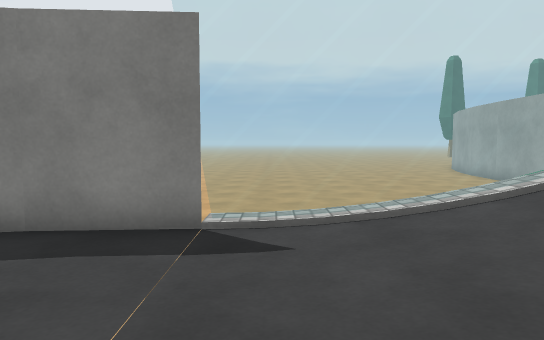
[1] (above)

12 first-person views from a walk through a scene from a Unity 3-D project. The camera is 1.2 m above the floor, tilts 4° down and sees 70° across. The floor is counted in squares, 1 m on a side. Each view is taken from the middle of a square. On the plan, view 1 faces up. The plan holds only what a view shows up to about 15 squares ahead; the rest is blank. The place goes on beyond the plan. Surface patterns are stand-ins for the level's own textures.

[2]
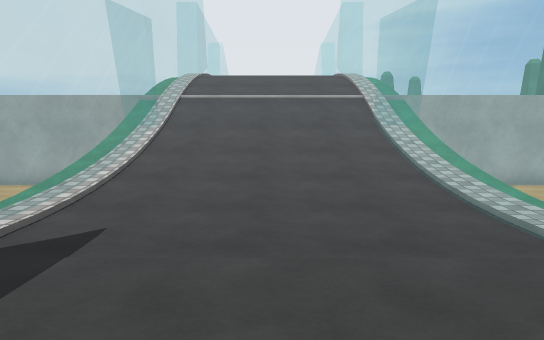

[3]
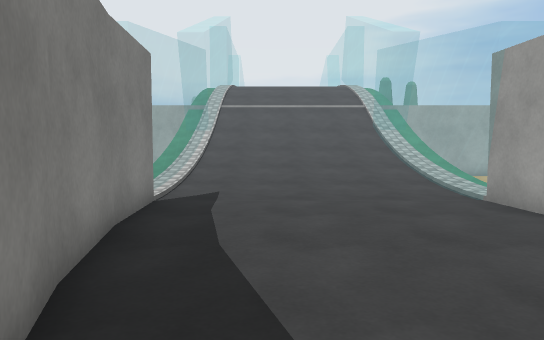

[4]
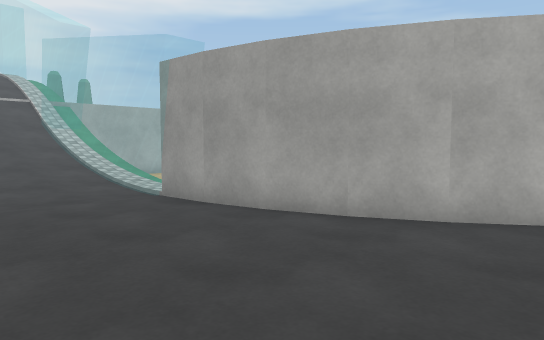

[5]
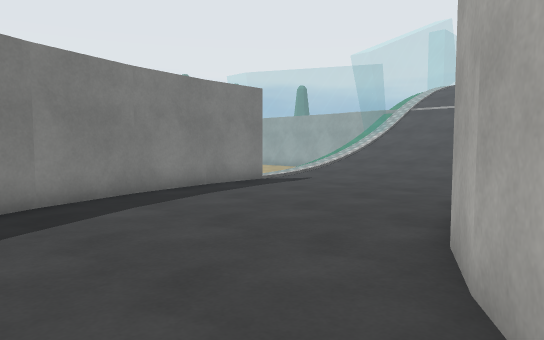

[6]
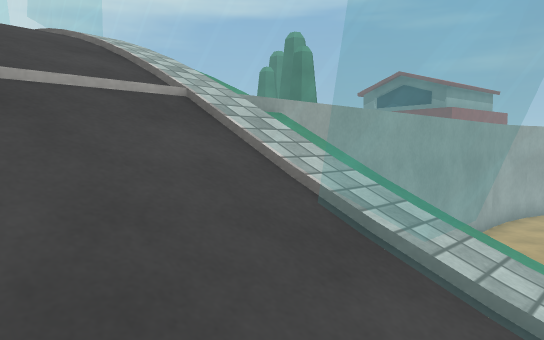

[7]
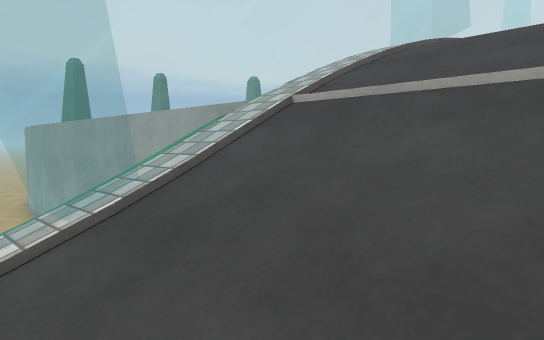

[8]
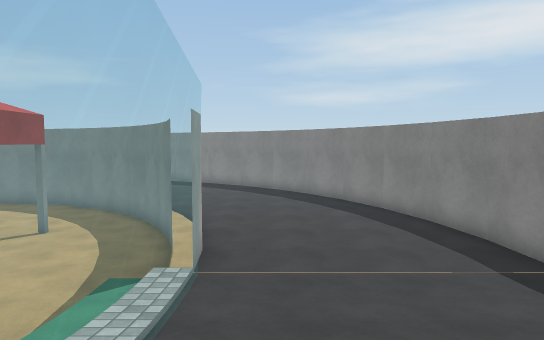

[9]
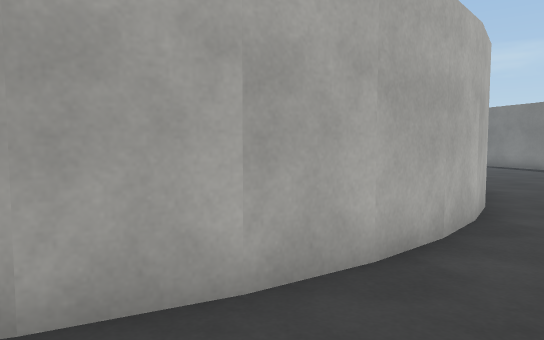

[10]
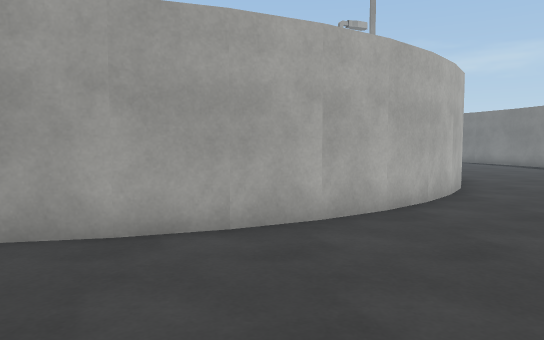

[11]
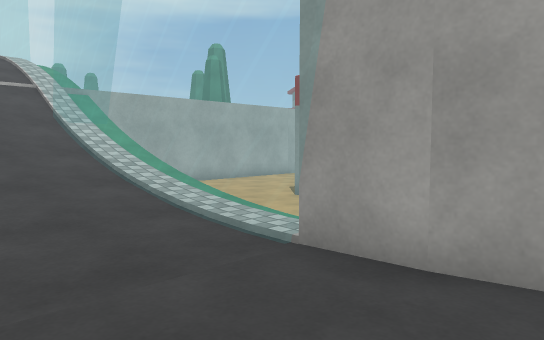

[12]
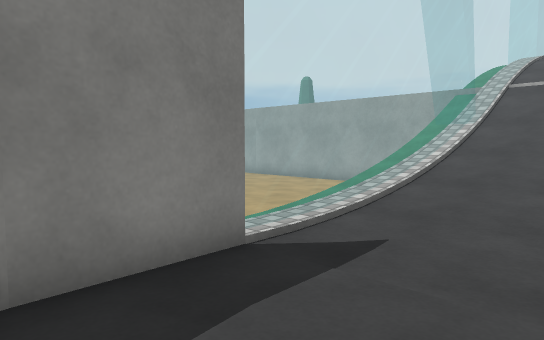

### Floor plan
Key: @ floor where view 1 was taken; # wall or solid block; . main floor; : floor 0.5 m higher than the main floor; + floor 0.75 m higher than the main floor; / step, stairs or slope; = window, fence, low wall or low ledge; v drop or lower ground.
Columns run from 10 left of view 1 to 19 right of it. Each row starts with its distance up from view 1.
 17                     #
 16                     #
 15         ..........  #
 14         ..........  #
 13         .........   #
 12         .......... .#
 11         ............#
 10         ........... #
  9         ........    #
  8                     #
  7          ==========##       #=
  6        ##============:      ==
  5    #####::::+////////:
  4  ###::::::::+////////:
  3  :::::::::::+////////:
  2  :::::::::::+////////
  1  :::::::::::+////////
  0  :::::::::@:+////////:
 -1 :::::::::=========///:
 -2 :::::####============:
 -3 :::####.....=======##:
 -4 ::###.......        #
 -5 :##........  ...    #
 -6 ##.......    ...... #
 -7 #...#...      v.....#
 -8  .....         ... .#
 -9  ....               #
-10  ..                 #
-11                   ..#
-12                   ..#
-13                   ..#
-14                    .#
-15                    .#
-16                    ##
-17                    #

Where each view was taken, in squares from view 1:
view 1: 0 up, 0 right, facing up
view 2: 2 up, 5 left, facing right
view 3: 3 up, 9 left, facing right
view 4: 3 up, 9 left, facing down-right
view 5: 4 down, 10 left, facing up-right
view 6: 1 up, 6 right, facing down-right
view 7: 2 up, 6 right, facing up-right
view 8: 0 up, 6 right, facing left
view 9: 0 up, 7 left, facing down
view 10: 3 up, 6 left, facing down
view 11: 2 up, 4 left, facing down-right
view 12: 2 up, 4 left, facing up-right
